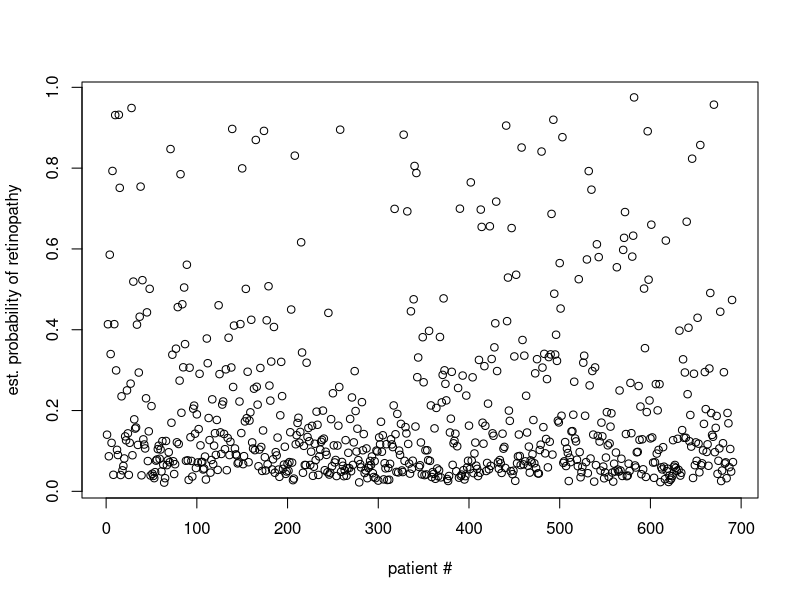

The R source for this figure:
## ---- chunk 1
# Lager tabellen
table = matrix(c(3,8,5,19,7,55,102,21,130,26,23,36,12,64,18), nrow=5)
dimnames(table)=list(
        c("moody","anxiety","autism","hyperkinetic","other"),
        c("thin","normal","overweight")
    )
n = sum(table)

# Estimerer a- og b-verdier
a1 = sum(table[1,]) / n # a_moody
a2 = sum(table[2,]) / n # a_anxiety
a3 = sum(table[3,]) / n # a_autism
a4 = sum(table[4,]) / n # a_hyperkinetic
a5 = sum(table[5,]) / n # a_other

b1 = sum(table[, 1]) / n # b_thin
b2 = sum(table[, 2]) / n # b_normal
b3 = sum(table[, 3]) / n # b_overweight

# Beregner 95% konfidensintervall for p_4,2
N42 = table[4,2]
p42 = N42 / n
se_p = sqrt((p42 * (1 - p42)) / n)
# Bruker at sample-proporsjonen er ca. normalfordelt ifølge sentralgrenseteoremet
lb = p42 - 1.96*se_p
ub = p42 + 1.96*se_p

sprintf("Sample-estimat av proporsjon: %.3f", p42)
sprintf("95%% konfidensintervall: [%.3f, %.3f]", lb, ub)
sprintf("Forventet proporsjon under nullhypotesen: %.3f", a4*b2)
## ---- chunk 2
# Beregner estimerte forventede verdier
e11 = n*a1*b1
e12 = n*a1*b2
e13 = n*a1*b3
e21 = n*a2*b1
e22 = n*a2*b2
e23 = n*a2*b3
e31 = n*a3*b1
e32 = n*a3*b2
e33 = n*a3*b3
e41 = n*a4*b1
e42 = n*a4*b2
e43 = n*a4*b3
e51 = n*a5*b1
e52 = n*a5*b2
e53 = n*a5*b3

sprintf("%.2f   %.2f   %.2f", e11, e12, e13)
sprintf("%.2f   %.2f   %.2f", e21, e22, e23)
sprintf("%.2f   %.2f   %.2f", e31, e32, e33)
sprintf("%.2f   %.2f   %.2f", e41, e42, e43)
sprintf("%.2f   %.2f   %.2f", e51, e52, e53)
## ---- chunk 3
# Beregner forventede verdier
chisq.test(table, correct=F)$expected
## ---- chunk 4
# Beregner Pearson-statistikk
chisq.test(table, correct=F)
## ---- chunk 5
eyes = matrix(scan("retinopathy.txt",skip=15),byrow=T,ncol=10)

x1 = eyes[ ,2] # gender (female 0, male 1)
x2 = eyes[ ,3] # duration since diabetes diagnosis, in years
x3 = eyes[ ,4] # edema present in one or both eyes
x4 = eyes[ ,5] # hemoglobin level
x5 = eyes[ ,6] # body mass index, bmi
x6 = eyes[ ,7] # pulse, heartbeat over 30 seconds
x7 = eyes[ ,8] # urine condition (1) or not (0)
x8 = eyes[ ,9] # diastolic blood pressure
yy = eyes[ ,10] # main outcome, 1 if retinopathy, 0 if not

aux = cbind(x2,x4,x5,x6,x8)
cor(aux)
## ---- chunk 6
# x2
cor.test(x2, x4)
cor.test(x2, x5)
cor.test(x2, x6)
cor.test(x2, x8)

# x4
cor.test(x4, x5)
cor.test(x4, x6)
cor.test(x4, x8)

# x5
cor.test(x5, x6)
cor.test(x5, x8)

# x6
cor.test(x6, x8)
## ---- chunk 7
summary(glm(yy~x1, family=binomial))
summary(glm(yy~x2, family=binomial))
summary(glm(yy~x3, family=binomial))
summary(glm(yy~x4, family=binomial))
summary(glm(yy~x5, family=binomial))
summary(glm(yy~x6, family=binomial))
summary(glm(yy~x7, family=binomial))
summary(glm(yy~x8, family=binomial))
## ---- chunk 8
augen = glm(yy ~ x1+x2+x3+x4+x5+x6+x7+x8, family=binomial)
summary(augen)
## ---- chunk 9
sprintf("Forventet bidrag fra kovariant x2: %.2f", mean(x2)*augen$coefficients[3])
sprintf("Forventet bidrag fra kovariant x8: %.2f", mean(x8)*augen$coefficients[9])
## ---- chunk 10
one = 1 + 0*(1:length(yy))
X = cbind(one,x1,x2,x3,x4,x5,x6,x7,x8)
betahat = augen$coef
phats = exp(X %*% betahat)/(1 + exp(X %*% betahat))
plot(1:c(length(yy)), phats, xlab="patient #", ylab="est. probability of retinopathy")
## ---- chunk 11
# Estimert lineær prediktor (log-odds ratio)
pred = predict(augen, newdata=data.frame(x1=0, x2=10, x3=1, x4=10.6, x5=23.0, x6=41, x7=0, x8=77), type="link")
sprintf("Estimert lineær prediktor: %.4f", pred)

# Estimert sannsynlighet
prob = predict(augen, newdata=data.frame(x1=0, x2=10, x3=1, x4=10.6, x5=23.0, x6=41, x7=0, x8=77), type="response")
sprintf("Estimert sannsynlighet: %.2f%%", prob*100)
## ---- chunk 12
a = c(x0=1, x1=0, x2=10, x3=1, x4=10.6, x5=23.0, x6=41, x7=0, x8=77)
Sigma = vcov(augen)
tausq = t(a) %*% Sigma %*% a
sprintf("Varians: %.4f", tausq)
tau = sqrt(tausq)
sprintf("Standardavvik: %.4f", tau)
## ---- chunk 13
lb_pred = pred - qnorm(0.95) * tau
lb_prob = exp(lb_pred) / (1 + exp(lb_pred))
ub_pred = pred + qnorm(0.95) * tau
ub_prob = exp(ub_pred) / (1 + exp(ub_pred))

sprintf("90%% konfidensintervall for lineær prediktor: (%f, %f)", lb_pred, ub_pred)
sprintf("90%% konfidensintervall for sannsynlighet: (%f, %f)", lb_prob, ub_prob)
## ---- chunk 14
indexM = (1:n)[x1 == 1] # 348 men
indexW = (1:n)[x1 == 0] # 343 women
eyesM = eyes[indexM, ] # dataset for the men
eyesW = eyes[indexW, ] # dataset for the women

x2M = eyesM[ ,3] # duration since diabetes diagnosis, in years
x3M = eyesM[ ,4] # edema present in one or both eyes
x4M = eyesM[ ,5] # hemoglobin level
x5M = eyesM[ ,6] # body mass index, bmi
x6M = eyesM[ ,7] # pulse, heartbeat over 30 seconds
x7M = eyesM[ ,8] # urine condition (1) or not (0)
x8M = eyesM[ ,9] # diastolic blood pressure
yyM = eyesM[ ,10] # main outcome, 1 if retinopathy, 0 if not

x2W = eyesW[ ,3] # duration since diabetes diagnosis, in years
x3W = eyesW[ ,4] # edema present in one or both eyes
x4W = eyesW[ ,5] # hemoglobin level
x5W = eyesW[ ,6] # body mass index, bmi
x6W = eyesW[ ,7] # pulse, heartbeat over 30 seconds
x7W = eyesW[ ,8] # urine condition (1) or not (0)
x8W = eyesW[ ,9] # diastolic blood pressure
yyW = eyesW[ ,10] # main outcome, 1 if retinopathy, 0 if not

augenM = glm(yyM ~ x2M+x3M+x4M+x5M+x6M+x7M+x8M, family=binomial)
augenW = glm(yyW ~ x2W+x3W+x4W+x5W+x6W+x7W+x8W, family=binomial)
summary(augenM)
summary(augenW)
